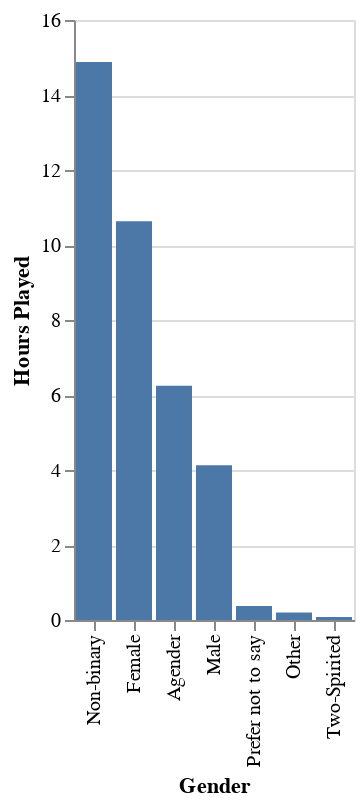

Source (notebook cell):
### Code cell
gender_avg = player_data[['gender','played_hours']].groupby('gender').mean(numeric_only=True)
gender_avg

Gender = alt.Chart(gender_avg).mark_bar().encode(
    x=alt.X('gender:N')
        .title('Gender').sort('-y'),
    y=alt.Y('played_hours:Q')
        .title('Hours Played')
)
Gender

### Figure 1 — Vega specification as saved in the notebook (floating-point values rounded to 4 significant figures)
{"$schema": "https://vega.github.io/schema/vega/v5.json", "data": [{"name": "source_0"}, {"name": "data_0", "values": [{"gender": "Agender", "played_hours_end": 6.25, "played_hours_start": 0.0}, {"gender": "Female", "played_hours_end": 10.64, "played_hours_start": 0.0}, {"gender": "Male", "played_hours_end": 4.127, "played_hours_start": 0.0}, {"gender": "Non-binary", "played_hours_end": 14.88, "played_hours_start": 0.0}, {"gender": "Other", "played_hours_end": 0.2, "played_hours_start": 0.0}, {"gender": "Prefer not to say", "played_hours_end": 0.3727, "played_hours_start": 0.0}, {"gender": "Two-Spirited", "played_hours_end": 0.08333, "played_hours_start": 0.0}]}, {"name": "source_0_x_domain_gender", "values": [{"gender": "Agender", "sort_field": 6.25}, {"gender": "Female", "sort_field": 10.64}, {"gender": "Male", "sort_field": 4.127}, {"gender": "Non-binary", "sort_field": 14.88}, {"gender": "Other", "sort_field": 0.2}, {"gender": "Prefer not to say", "sort_field": 0.3727}, {"gender": "Two-Spirited", "sort_field": 0.08333}]}], "signals": [{"name": "x_step", "value": 20}, {"name": "width", "update": "bandspace(domain('x').length, 0.1, 0.05) * x_step"}], "marks": [{"type": "rect", "name": "marks", "from": {"data": "data_0"}, "encode": {"update": {"y": {"field": "played_hours_end", "scale": "y"}, "y2": {"field": "played_hours_start", "scale": "y"}, "x": {"field": "gender", "scale": "x"}, "width": {"signal": "max(0.25, bandwidth('x'))"}, "fill": {"value": "#4c78a8"}}}, "style": ["bar"]}], "scales": [{"name": "x", "type": "band", "domain": {"data": "source_0_x_domain_gender", "field": "gender", "sort": {"op": "max", "field": "sort_field", "order": "descending"}}, "range": {"step": {"signal": "x_step"}}, "paddingOuter": 0.05, "paddingInner": 0.1}, {"name": "y", "type": "linear", "domain": {"data": "data_0", "fields": ["played_hours_start", "played_hours_end"]}, "range": [{"signal": "height"}, 0], "nice": true, "zero": true}], "axes": [{"scale": "y", "minExtent": 0, "grid": true, "ticks": false, "maxExtent": 0, "gridScale": "x", "tickCount": {"signal": "ceil(height/40)"}, "domain": false, "labels": false, "aria": false, "orient": "left", "zindex": 0}, {"scale": "x", "orient": "bottom", "labelAlign": "right", "labelAngle": 270, "grid": false, "title": "Gender", "labelBaseline": "middle", "zindex": 0}, {"scale": "y", "labelOverlap": true, "zindex": 0, "grid": false, "orient": "left", "title": "Hours Played", "tickCount": {"signal": "ceil(height/40)"}}], "style": "cell", "height": 300, "background": "white", "padding": 5}
